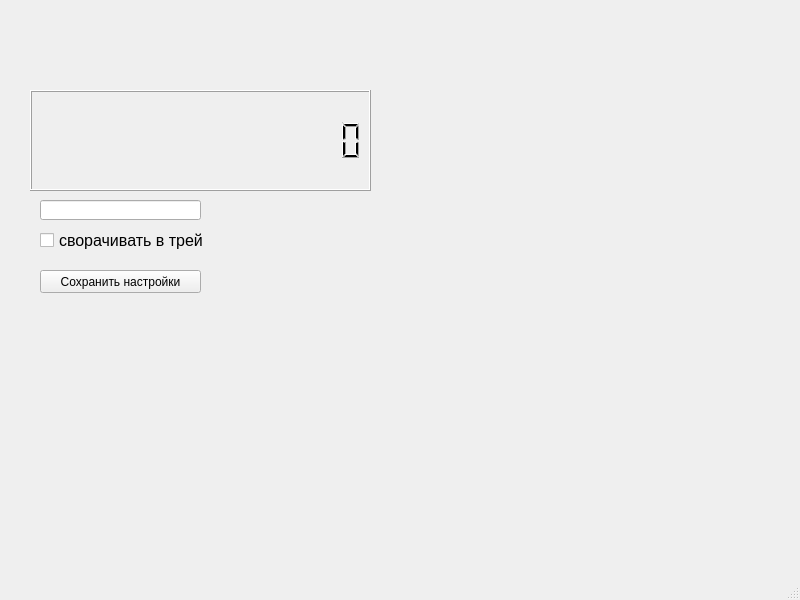
<?xml version="1.0" encoding="UTF-8"?>
<ui version="4.0">
 <class>MainWindow</class>
 <widget class="QMainWindow" name="MainWindow">
  <property name="geometry">
   <rect>
    <x>0</x>
    <y>0</y>
    <width>800</width>
    <height>600</height>
   </rect>
  </property>
  <property name="windowTitle">
   <string>MainWindow</string>
  </property>
  <widget class="QWidget" name="centralwidget">
   <widget class="QLCDNumber" name="lcdNumber">
    <property name="geometry">
     <rect>
      <x>30</x>
      <y>90</y>
      <width>341</width>
      <height>101</height>
     </rect>
    </property>
    <property name="digitCount">
     <number>16</number>
    </property>
   </widget>
   <widget class="QCheckBox" name="trayCheckBox">
    <property name="geometry">
     <rect>
      <x>40</x>
      <y>210</y>
      <width>251</width>
      <height>61</height>
     </rect>
    </property>
    <property name="font">
     <font>
      <pointsize>12</pointsize>
     </font>
    </property>
    <property name="text">
     <string>сворачивать в трей</string>
    </property>
   </widget>
   <widget class="QPushButton" name="saveButton">
    <property name="geometry">
     <rect>
      <x>40</x>
      <y>270</y>
      <width>161</width>
      <height>23</height>
     </rect>
    </property>
    <property name="text">
     <string>Сохранить настройки</string>
    </property>
   </widget>
   <widget class="QLineEdit" name="lineEdit">
    <property name="geometry">
     <rect>
      <x>40</x>
      <y>200</y>
      <width>161</width>
      <height>20</height>
     </rect>
    </property>
   </widget>
  </widget>
  <widget class="QMenuBar" name="menubar">
   <property name="geometry">
    <rect>
     <x>0</x>
     <y>0</y>
     <width>800</width>
     <height>21</height>
    </rect>
   </property>
  </widget>
  <widget class="QStatusBar" name="statusbar"/>
 </widget>
 <resources/>
 <connections/>
</ui>
